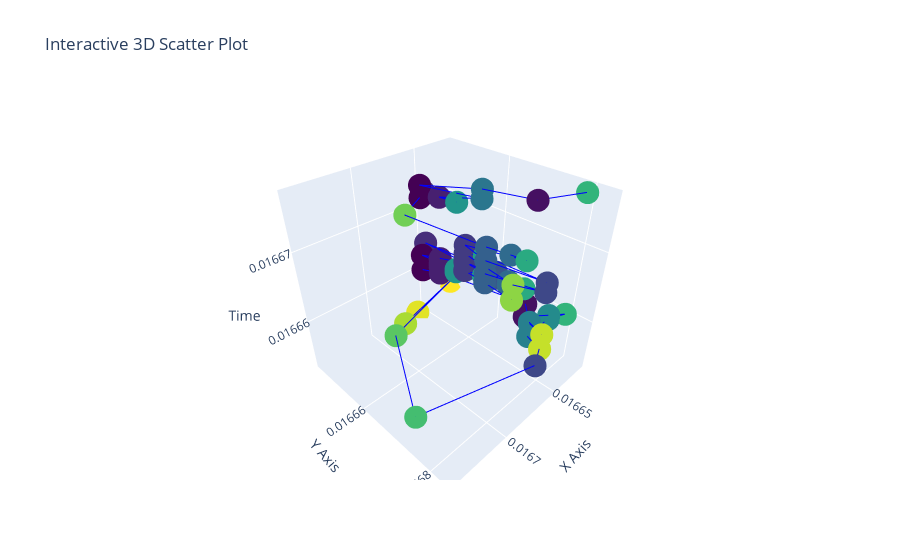

Write notebook code for a chart like this one.
### Code cell
import plotly.graph_objects as go
import numpy as np

x = joined.lat/sum(joined.lat)
y = joined.lon/sum(joined.lon)
z = (pd.to_datetime(joined.datetime) - pd.Timestamp("1970-01-01")) // pd.Timedelta('1s')
z = z/sum(z)

# Create 3D scatter plot
fig = go.Figure()
scatter = go.Scatter3d(
    x=x,
    y=y,
    z=z,
    mode='markers+lines',
    marker=dict(size=8, color=joined.level1, colorscale='Viridis'),
    line=dict(color='blue', width=2),
)

fig.add_trace(scatter)

# Set axis labels
fig.update_layout(scene=dict(xaxis_title='X Axis', yaxis_title='Y Axis', zaxis_title='Time'))

# Set title
fig.update_layout(title='Interactive 3D Scatter Plot')

# Show the plot
fig.show()
